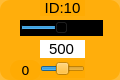
    <widget class="QWidget" name="widget_id1_10" native="true">
     <property name="geometry">
      <rect>
       <x>130</x>
       <y>570</y>
       <width>120</width>
       <height>80</height>
      </rect>
     </property>
     <property name="styleSheet">
      <string notr="true">background-color: rgb(255, 170, 0, 200);
border-radius:10px;</string>
     </property>
     <widget class="QLabel" name="label_ID1_11">
      <property name="geometry">
       <rect>
        <x>40</x>
        <y>0</y>
        <width>45</width>
        <height>16</height>
       </rect>
      </property>
      <property name="minimumSize">
       <size>
        <width>0</width>
        <height>10</height>
       </size>
      </property>
      <property name="font">
       <font>
        <family>Arial</family>
        <pointsize>11</pointsize>
       </font>
      </property>
      <property name="styleSheet">
       <string notr="true">background-color: rgb(255, 255, 255， 0);
border-radius:0px;</string>
      </property>
      <property name="text">
       <string>ID:10</string>
      </property>
      <property name="alignment">
       <set>Qt::AlignCenter</set>
      </property>
     </widget>
     <widget class="QSlider" name="horizontalSlider_pulse_id10">
      <property name="geometry">
       <rect>
        <x>20</x>
        <y>20</y>
        <width>83</width>
        <height>16</height>
       </rect>
      </property>
      <property name="autoFillBackground">
       <bool>false</bool>
      </property>
      <property name="styleSheet">
       <string notr="true">background-color: rgb(0, 0, 0);
border-radius:0px;</string>
      </property>
      <property name="minimum">
       <number>0</number>
      </property>
      <property name="maximum">
       <number>1000</number>
      </property>
      <property name="pageStep">
       <number>1</number>
      </property>
      <property name="value">
       <number>500</number>
      </property>
      <property name="orientation">
       <enum>Qt::Horizontal</enum>
      </property>
     </widget>
     <widget class="QSlider" name="horizontalSlider_dev_id10">
      <property name="geometry">
       <rect>
        <x>40</x>
        <y>60</y>
        <width>45</width>
        <height>18</height>
       </rect>
      </property>
      <property name="styleSheet">
       <string notr="true">background-color: rgb(255, 255, 255， 0);</string>
      </property>
      <property name="minimum">
       <number>-125</number>
      </property>
      <property name="maximum">
       <number>125</number>
      </property>
      <property name="pageStep">
       <number>1</number>
      </property>
      <property name="orientation">
       <enum>Qt::Horizontal</enum>
      </property>
     </widget>
     <widget class="QLabel" name="label_id10">
      <property name="geometry">
       <rect>
        <x>10</x>
        <y>60</y>
        <width>31</width>
        <height>20</height>
       </rect>
      </property>
      <property name="minimumSize">
       <size>
        <width>0</width>
        <height>10</height>
       </size>
      </property>
      <property name="font">
       <font>
        <family>DejaVu Sans</family>
        <pointsize>10</pointsize>
       </font>
      </property>
      <property name="styleSheet">
       <string notr="true">background-color: rgb(255, 255, 255， 0);</string>
      </property>
      <property name="text">
       <string>0</string>
      </property>
      <property name="alignment">
       <set>Qt::AlignCenter</set>
      </property>
     </widget>
     <widget class="QLineEdit" name="lineEdit_id10">
      <property name="geometry">
       <rect>
        <x>40</x>
        <y>40</y>
        <width>45</width>
        <height>18</height>
       </rect>
      </property>
      <property name="sizePolicy">
       <sizepolicy hsizetype="Fixed" vsizetype="Fixed">
        <horstretch>0</horstretch>
        <verstretch>0</verstretch>
       </sizepolicy>
      </property>
      <property name="font">
       <font>
        <family>Arial</family>
        <pointsize>11</pointsize>
       </font>
      </property>
      <property name="autoFillBackground">
       <bool>false</bool>
      </property>
      <property name="styleSheet">
       <string notr="true">background-color: rgb(255, 255, 255);
border-radius:0px;</string>
      </property>
      <property name="text">
       <string>500</string>
      </property>
      <property name="maxLength">
       <number>1000</number>
      </property>
      <property name="alignment">
       <set>Qt::AlignCenter</set>
      </property>
      <property name="dragEnabled">
       <bool>false</bool>
      </property>
      <property name="readOnly">
       <bool>false</bool>
      </property>
     </widget>
    </widget>
